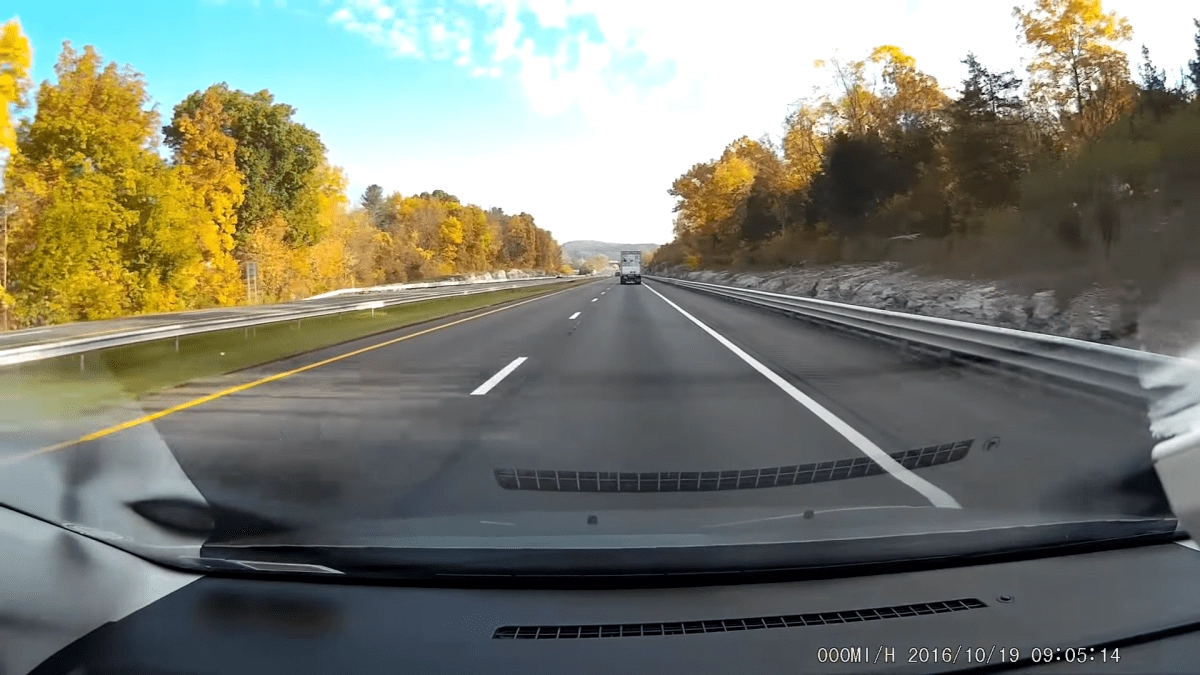
#> input picture anh1.png, 1200 x 675 px, found by its file name
$ python canny.py
#> lines starting #> are read from the running program, lines starting #| are printed output that depends on the picture
#> further down, image is the input picture: shape (675, 1200, 3); mean B, G, R 113.1, 125.8, 123.5
import cv2
import numpy as np

def canny(image):
    # Sử dụng gaussian blur để giảm độ nhiễu loại bỏ cạnh giả
    blur = cv2.GaussianBlur(lane_image,(5,5),0)
    # chuyển đổi thành ảnh thang độ xám với một kênh màu duy nhất
    gray = cv2.cvtColor(lane_image, cv2.COLOR_BGR2GRAY)
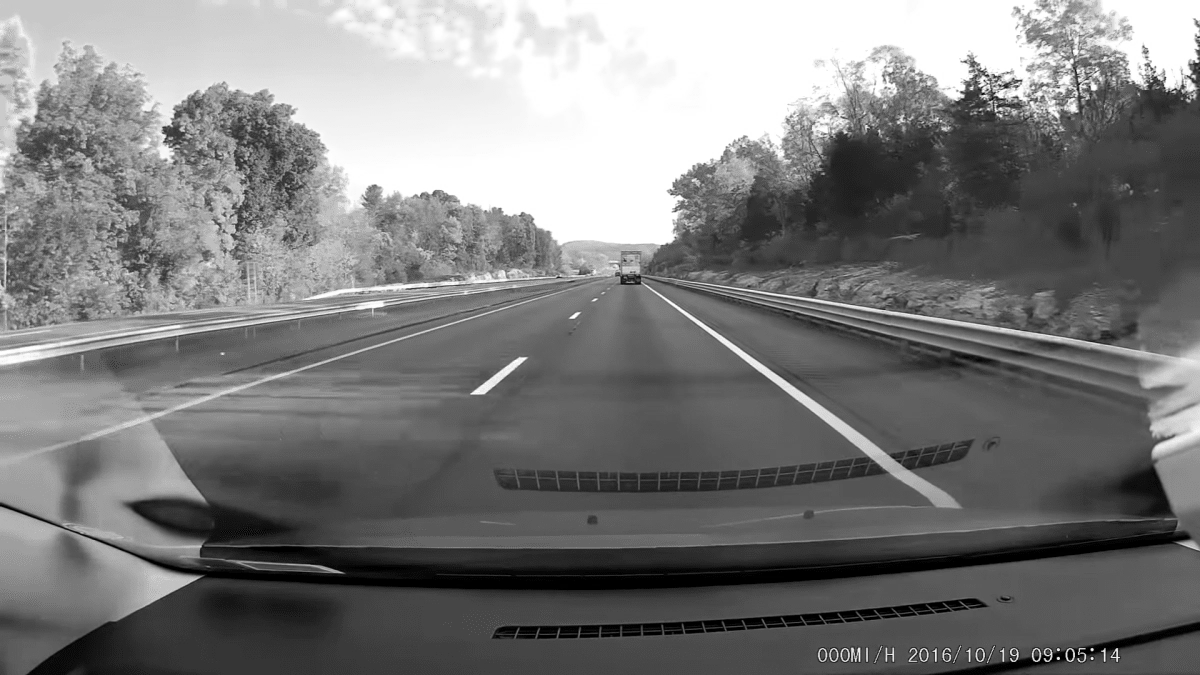
#> gray: shape (675, 1200); min 0, max 255, mean 123.7
    # thuật toán phát hiện cạnh Canny
    canny = cv2.Canny(blur, 50, 150)
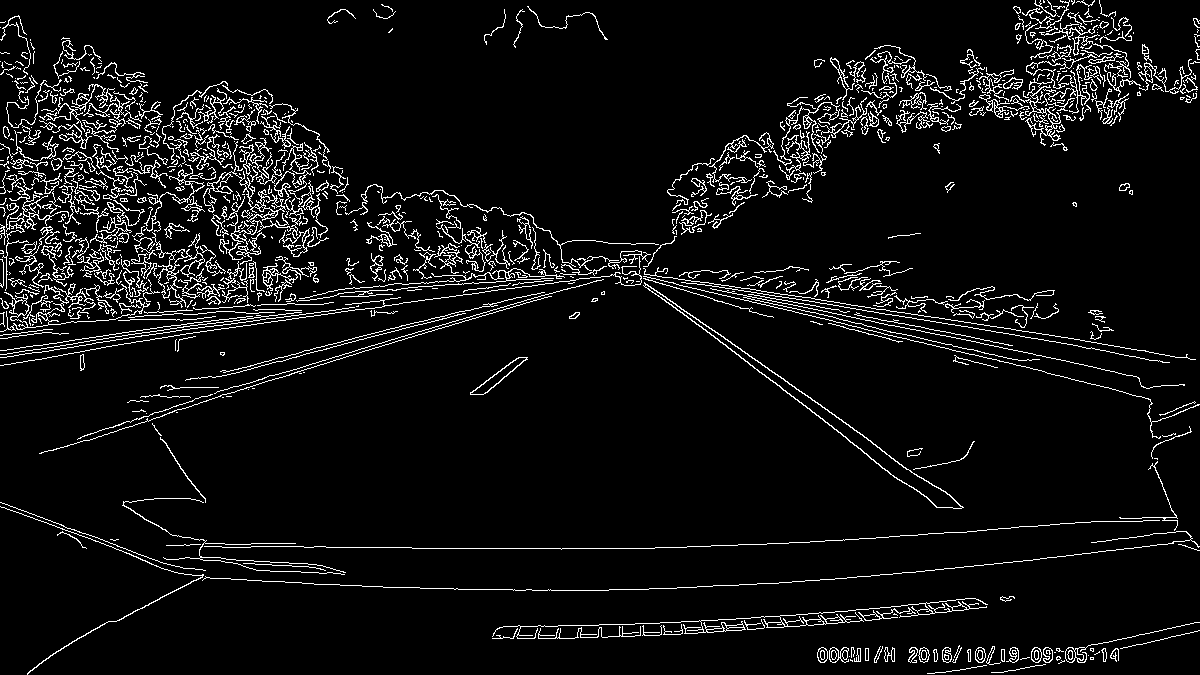
#> canny: shape (675, 1200); 6.2% white in thin lines or dots
    return canny

# đọc ảnh dưới dạng mảng đa chiều chứa cường độ ảnh tương đối của từng pixels
image = cv2.imread('anh1.png')
lane_image = np.copy(image)
canny= canny(lane_image)
cv2.imshow('result', canny)
cv2.waitKey()

$ run again, with vuot-xe-dung-luat-an-toan.png copied over anh1.png
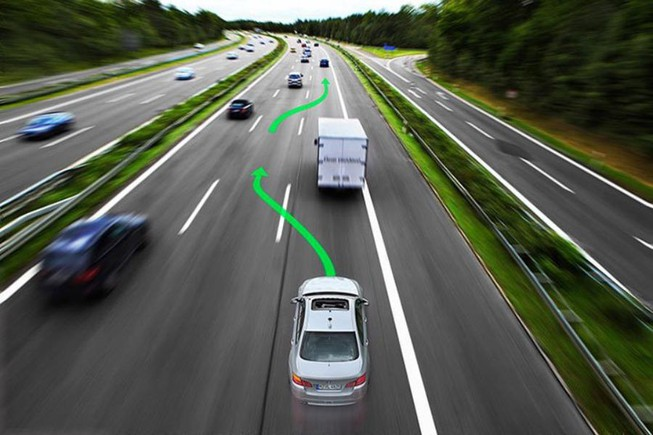
#> input picture vuot-xe-dung-luat-an-toan.png, 653 x 435 px, found by its file name
#> image is the input picture: shape (435, 653, 3); mean B, G, R 79, 90.9, 85.6
#> in canny, `gray = cv2.cvtColor(lane_image, cv2.COLOR_BGR2GRAY)`:
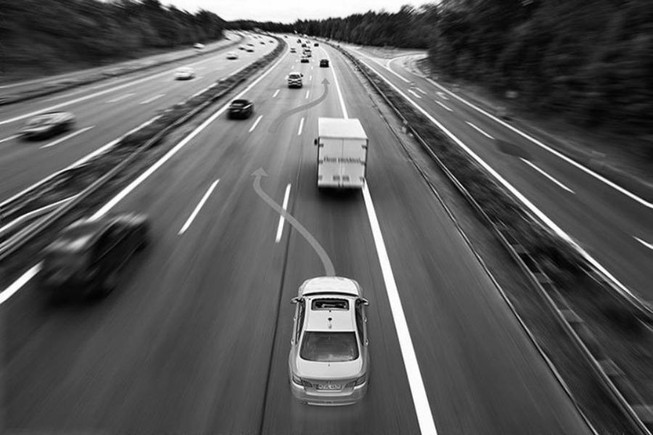
#> gray: shape (435, 653); min 0, max 255, mean 88
#> in canny, `canny = cv2.Canny(blur, 50, 150)`:
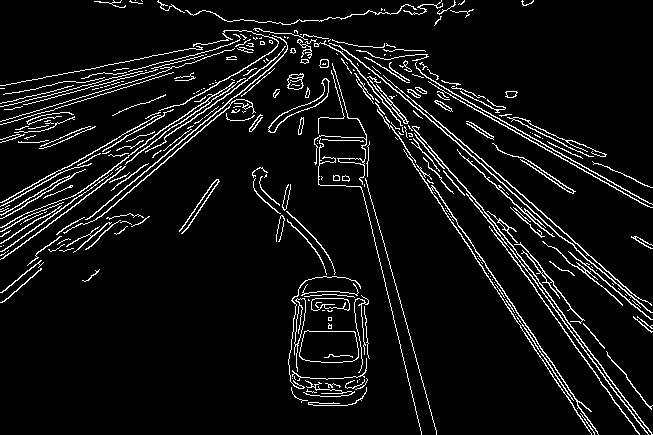
#> canny: shape (435, 653); 6.8% white in thin lines or dots

$ run again, with test_image.jpg saved as anh1.png
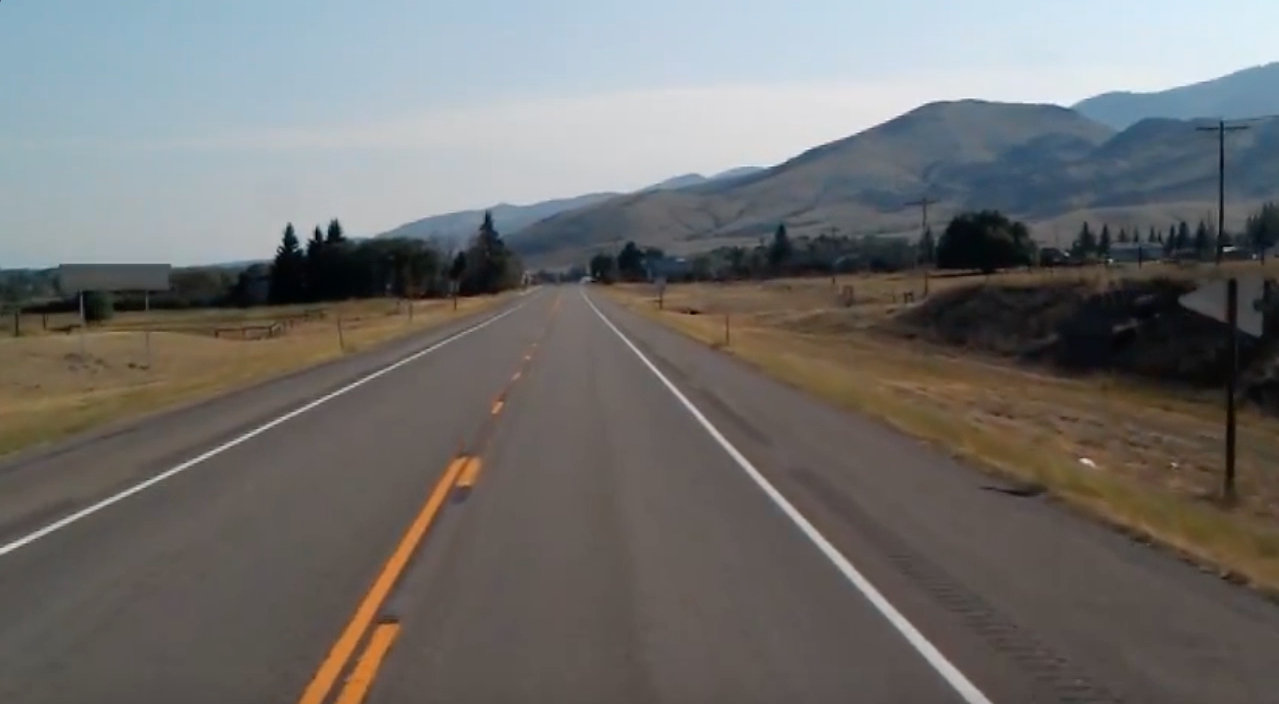
#> input picture test_image.jpg, 1279 x 704 px, found by its file name
#> image is the input picture: shape (704, 1279, 3); mean B, G, R 109.7, 111.3, 112.3
#> in canny, `gray = cv2.cvtColor(lane_image, cv2.COLOR_BGR2GRAY)`:
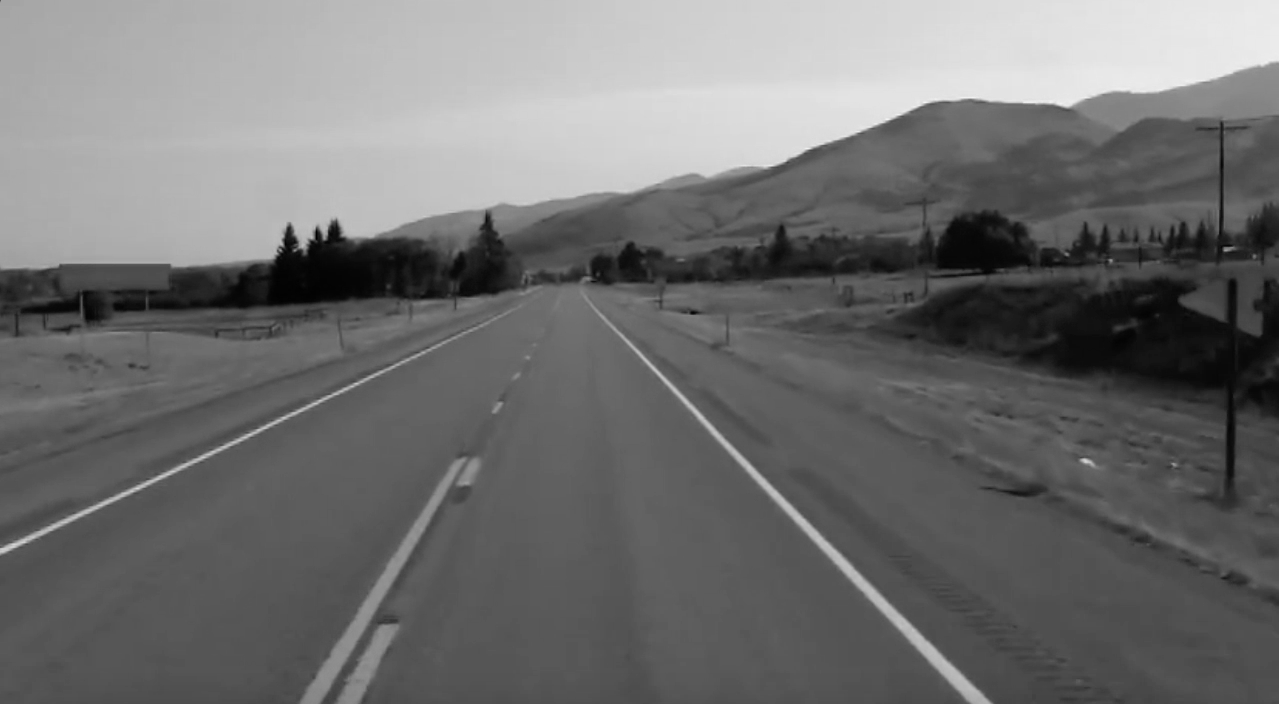
#> gray: shape (704, 1279); min 0, max 244, mean 111.4
#> in canny, `canny = cv2.Canny(blur, 50, 150)`:
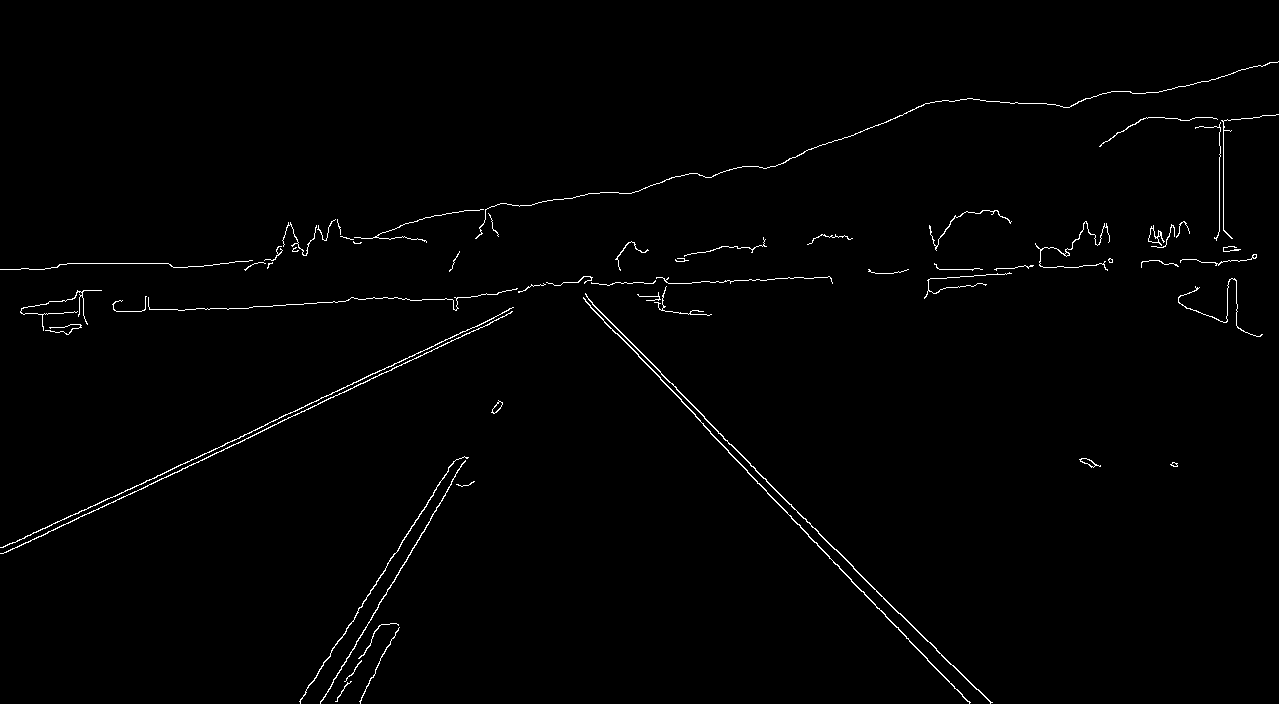
#> canny: shape (704, 1279); 1% white in thin lines or dots
